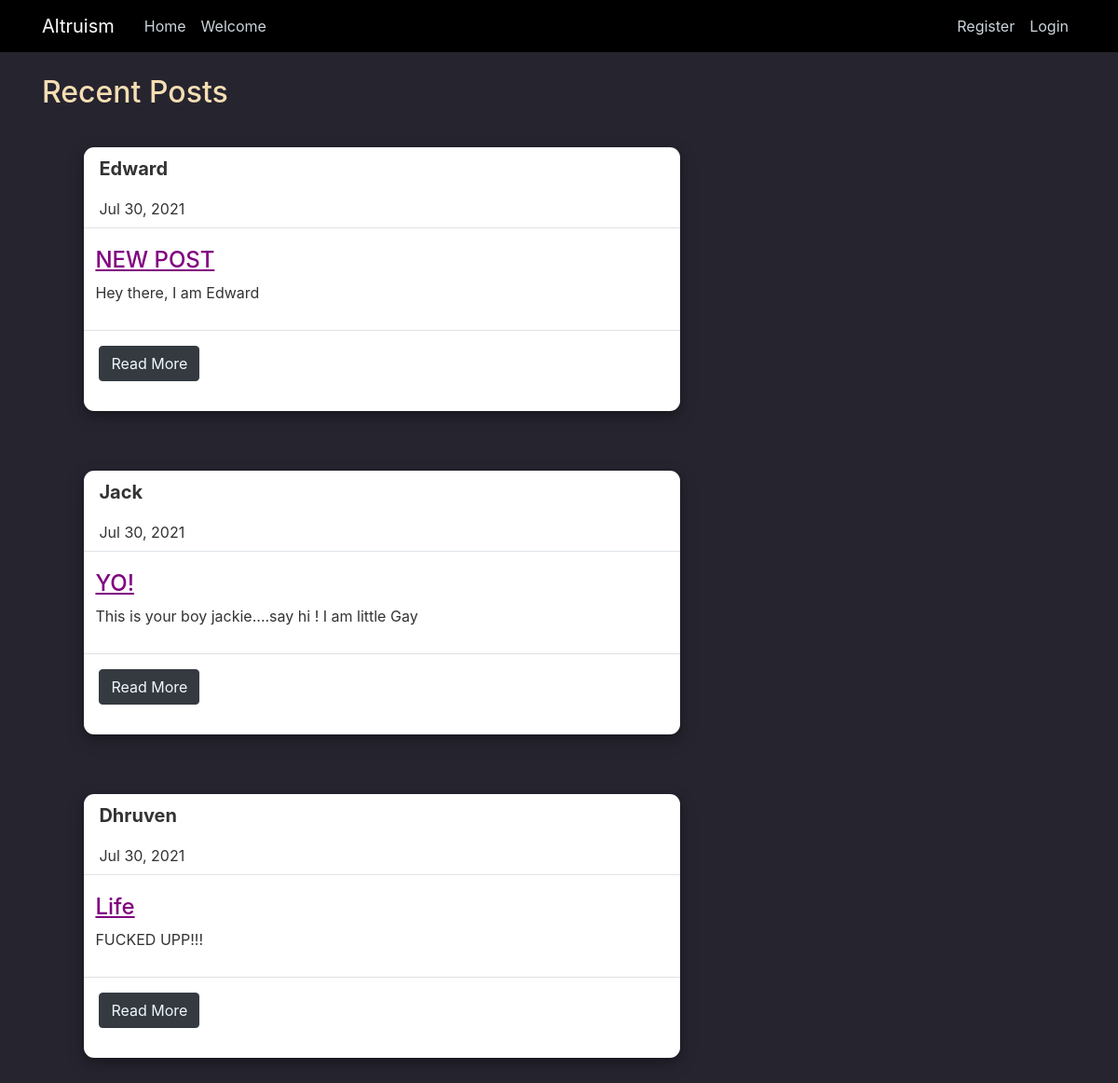
The page / on the database its author committed.
### blog/models.py (models this page shows, shortened)
class Post(models.Model):
    title = models.CharField(max_length=200)
    body = models.TextField()
    author = models.ForeignKey(User,on_delete=models.SET_NULL,related_name="posts",null = True)
    date = models.DateTimeField(auto_now_add=True)
    slug = models.SlugField(default="", null=False, editable=False,)
    fake = models.BooleanField(default=False)

### blog/views.py (the view)
# urls.py: path("", views.PostListView.as_view(),name="post-list-page"),
class PostListView(ListView):
    model = Post
    template_name = "blog/home.html"
    context_object_name = "posts"
    ordering = ['-id']

### blog/templates/blog/home.html
{% extends "blog/base.html" %}
{% block content %}
<h2>Recent Posts</h2>
{% for post in posts %}
<div class="container mt-8">
  <div class="d-flex justify-content-center row">
    <div class="col-md-11">
      <div class="bg-white comment-section">
        <div class="d-flex flex-row user p-2">
          <div class="d-flex flex-column ml-2"><p style="text-transform: capitalize" class="name font-weight-bold">{{post.author}}</p><span>
              {{post.date |date:"M d, Y"}}</span></div> <br />
        </div>
        <div class="d-flex justify-content-between p-1 border-top">
          <div class="mt-2 p-2">
            <h4 style="color:purple"><u>{{post.title}}</u></h4>
            <p>{{post.body}}</p>
          </div>
        </div>
        <div class="d-flex justify-content-between p-3 border-top">
          <p>
            <button class="btn btn-dark" type="button">
              <a type="button" style="color:aliceblue" href="{% url 'post-detail-page' post.slug %}"> Read More </a>
            </button>
          </p>
        </div>
      </div>
    </div>
  </div>
</div>
{% endfor %}
{% endblock content %}

### blog/templates/blog/base.html (shortened to what this page needs)
{% load static %}
<!DOCTYPE html>
{% load static %}
<html>
<head>
  <link rel="stylesheet" href="https://maxcdn.bootstrapcdn.com/bootstrap/4.0.0/css/bootstrap.min.css"
>
  <link rel="stylesheet" href="https://cdnjs.cloudflare.com/ajax/libs/font-awesome/4.7.0/css/font-awesome.min.css">
  {% block css_files %}
  <link rel="stylesheet" type="text/css" href="{% static 'blog/style.css' %}" />
  {% endblock %}
</head>
<body>
  <header class="site-header">
    <nav class="navbar navbar-expand-md navbar-dark bg-steel fixed-top">
      <div class="container">
        <a class="navbar-brand mr-4" href="{% url 'post-list-page' %}">Altruism</a>
        <div class="collapse navbar-collapse" id="navbarToggle">
          <div class="navbar-nav mr-auto">
            <a class="nav-item nav-link" href="{% url 'post-list-page' %}">Home</a>
            <ul class="nav justify-content-center">
                <a class="nav-item nav-link" style="text-transform: capitalize" href="#">Welcome {{user.username}}</a>
            </ul>
          </div>
          <div class="navbar-nav">
            {% if user.is_authenticated %}
            <a class="nav-item nav-link" href="{% url 'write-post' %}">Write</a>
            <a class="nav-item nav-link" href="{% url 'logout' %}">Logout</a>
            {% else %}
            <a class="nav-item nav-link" href="{% url 'register' %}">Register</a>
            <a class="nav-item nav-link" href="{% url 'login' %}">Login</a>
            {% endif %}
          </div>
        </div>
      </div>
    </nav>
  </header>
  <main role="main" class="container">
    <div class="row">
      <div class="col-md-8">
        {% block content %}{% endblock %}
      </div>
    </div>
  </main>
</body>
</html>

### blog/static/blog/style.css (style rules this page uses)
body { background: #26242f; color: #333333; margin-top: 5rem; }
h1, h2, h3, h4, h5, h6 { color: wheat; }
ul { margin: 0; }
.bg-steel { background-color: black; }
.site-header .navbar-nav .nav-link { color: #cbd5db; }
.comment-section { display: block; border-radius: 11px; box-shadow: 0 4px 8px 0 rgba(0, 0, 0, 0.2), 0 6px 20px 0 rgba(0, 0, 0, 0.19); margin-top: 5%; margin-bottom: 5%; max-width: 700px; margin-left: auto; margin-right: auto }
.name { font-size: 20px }

### rows shown on the page
Post: author "Edward", date "Jul 30, 2021", title "NEW POST", body "Hey there, I am Edward"
Post: author "Jack", date "Jul 30, 2021", title "YO!", body "This is your boy jackie....say hi ! I am little Gay"
Post: author "Dhruven", date "Jul 30, 2021", title "Life", body "FUCKED UPP!!!"
